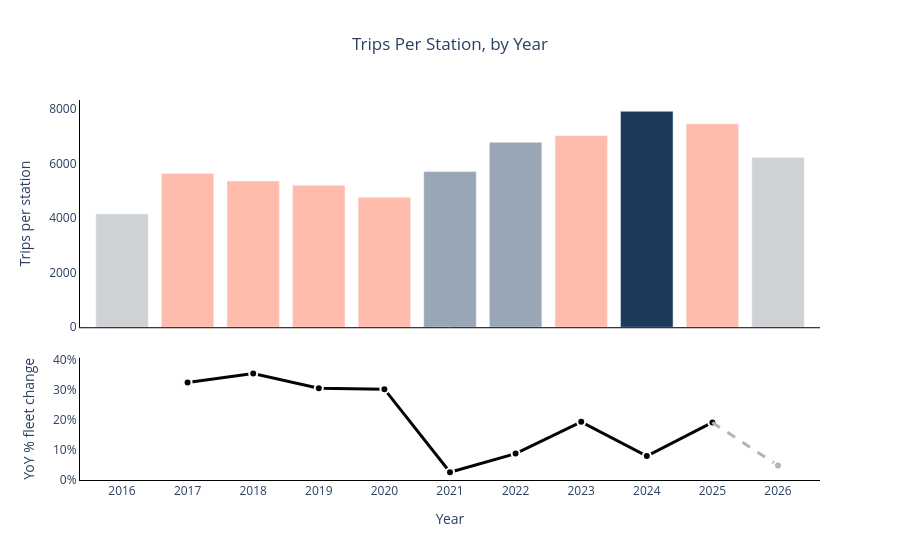

The notebook cell this image was saved under:
### Code cell
from plotly.subplots import make_subplots

# orange = expansion year (fleet grew 10%+, same threshold as the Stations panel)
# that likely diluted demand; navy = a slower/absorption year where trips per
# station had room to recover. warm/cool rather than red/green, which is one of
# the least colorblind-safe pairings
bar_colors = [
    '#B0B5BA' if y in (2016, 2026) else ('#FF6B4A' if p >= 0.10 else '#1B3A5C')
    for y, p in zip(trips_per_station['year'], trips_per_station['yoy_fleet_pct_change'])
]

cycle_stage = [
    'Incomplete year' if y in (2016, 2026) else (
        'Expansion — fleet growing fast' if p >= 0.10 else 'Absorption — demand catching up'
    )
    for y, p in zip(trips_per_station['year'], trips_per_station['yoy_fleet_pct_change'])
]
bar_opacities = [
    1.0 if y == 2024 else (0.6 if y in (2016, 2026) else 0.45)
    for y in trips_per_station['year']
]

fig_trips_per_station = make_subplots(
    rows=2, cols=1,
    shared_xaxes=True,
    vertical_spacing=0.08,
    row_heights=[0.65, 0.35],
)

fig_trips_per_station.add_trace(go.Bar(
    x=trips_per_station['year'],
    y=trips_per_station['trips_per_station'],
    marker=dict(color=bar_colors, opacity=bar_opacities),
    name='Trips per station',
    customdata=cycle_stage,
    hovertemplate='<b>Year:</b> %{x}<br><b>Value:</b> %{y:,.0f}<br><b>Stage:</b> %{customdata}<extra></extra>',
), row=1, col=1)

tps_line = trips_per_station[trips_per_station['year'] <= 2025]
connector = trips_per_station[trips_per_station['year'].isin([2025, 2026])]
last_point = trips_per_station[trips_per_station['year'] == 2026]

fig_trips_per_station.add_trace(go.Scatter(
    x=tps_line['year'],
    y=tps_line['yoy_fleet_pct_change'] * 100,
    mode='lines+markers',
    line=dict(color="#040404", width=3),
    marker=dict(color="#040404", size=8, line=dict(color='white', width=2)),
    name='YoY % fleet change',
    hovertemplate='<b>Year:</b> %{x}<br><b>Percentage:</b> %{y:.1f}%<extra></extra>',
), row=2, col=1)

fig_trips_per_station.add_trace(go.Scatter(
    x=connector['year'],
    y=connector['yoy_fleet_pct_change'] * 100,
    mode='lines',
    line=dict(color='#B0B5BA', width=3, dash='dash'),
    showlegend=False,
    hoverinfo='skip',
), row=2, col=1)

fig_trips_per_station.add_trace(go.Scatter(
    x=last_point['year'],
    y=last_point['yoy_fleet_pct_change'] * 100,
    mode='markers',
    marker=dict(color='#B0B5BA', size=8, line=dict(color='white', width=2)),
    showlegend=False,
    hovertemplate='<b>Year:</b> %{x}<br><b>Percentage:</b> %{y:.1f}%<extra></extra>',
), row=2, col=1)

pct_max = (trips_per_station['yoy_fleet_pct_change'] * 100).max()

fig_trips_per_station.update_layout(
    title=dict(text='Trips Per Station, by Year', x=0.5),
    showlegend=False,
    hoverlabel=dict(bgcolor='#FFF8E7', bordercolor='#D9A440', font=dict(color='#1a1a1a', size=13)),
    plot_bgcolor='white',
    paper_bgcolor='white',
    autosize=True,
)

fig_trips_per_station.update_xaxes(showgrid=False, showline=True, linecolor='black', tickmode='array', tickvals=trips_per_station['year'], row=1, col=1)
fig_trips_per_station.update_xaxes(title='Year', showgrid=False, showline=True, linecolor='black', tickmode='array', tickvals=trips_per_station['year'], row=2, col=1)
fig_trips_per_station.update_yaxes(title='Trips per station', showgrid=False, showline=True, linecolor='black', row=1, col=1)
fig_trips_per_station.update_yaxes(title='YoY % fleet change', showgrid=False, showline=True, linecolor='black', ticksuffix='%', range=[0, pct_max * 1.15], row=2, col=1)

fig_trips_per_station.write_html(
    'trips_per_station_chart.html',
    include_plotlyjs='cdn',
    full_html=True,
    default_width='100%',
    default_height='100%',
    config={'responsive': True},
)

fig_trips_per_station

### Figure 1 — Plotly figure (JSON) as saved in the notebook; plotly's stock layout.template omitted (floating-point values rounded to 4 significant figures)
{"data": [{"customdata": ["Incomplete year", "Expansion — fleet growing fast", "Expansion — fleet growing fast", "Expansion — fleet growing fast", "Expansion — fleet growing fast", "Absorption — demand catching up", "Absorption — demand catching up", "Expansion — fleet growing fast", "Absorption — demand catching up", "Expansion — fleet growing fast", "Incomplete year"], "hovertemplate": "<b>Year:</b> %{x}<br><b>Value:</b> %{y:,.0f}<br><b>Stage:</b> %{customdata}<extra></extra>", "marker": {"color": ["#B0B5BA", "#FF6B4A", "#FF6B4A", "#FF6B4A", "#FF6B4A", "#1B3A5C", "#1B3A5C", "#FF6B4A", "#1B3A5C", "#FF6B4A", "#B0B5BA"], "opacity": [0.6, 0.45, 0.45, 0.45, 0.45, 0.45, 0.45, 0.45, 1, 0.45, 0.6]}, "name": "Trips per station", "type": "bar", "x": [2016, 2017, 2018, 2019, 2020, 2021, 2022, 2023, 2024, 2025, 2026], "xaxis": "x", "y": [4150.0, 5632.0, 5356.0, 5202.0, 4765.0, 5702.0, 6775.0, 7019.0, 7910.0, 7455.0, 6221.0], "yaxis": "y"}, {"hovertemplate": "<b>Year:</b> %{x}<br><b>Percentage:</b> %{y:.1f}%<extra></extra>", "line": {"color": "#040404", "width": 3}, "marker": {"color": "#040404", "line": {"color": "white", "width": 2}, "size": 8}, "mode": "lines+markers", "name": "YoY % fleet change", "type": "scatter", "x": [2016, 2017, 2018, 2019, 2020, 2021, 2022, 2023, 2024, 2025], "xaxis": "x2", "y": [NaN, 32.5, 35.5, 30.6, 30.3, 2.6, 8.8, 19.4, 8.0, 19.2], "yaxis": "y2"}, {"hoverinfo": "skip", "line": {"color": "#B0B5BA", "dash": "dash", "width": 3}, "mode": "lines", "showlegend": false, "type": "scatter", "x": [2025, 2026], "xaxis": "x2", "y": [19.2, 4.8], "yaxis": "y2"}, {"hovertemplate": "<b>Year:</b> %{x}<br><b>Percentage:</b> %{y:.1f}%<extra></extra>", "marker": {"color": "#B0B5BA", "line": {"color": "white", "width": 2}, "size": 8}, "mode": "markers", "showlegend": false, "type": "scatter", "x": [2026], "xaxis": "x2", "y": [4.8], "yaxis": "y2"}], "layout": {"autosize": true, "hoverlabel": {"bgcolor": "#FFF8E7", "bordercolor": "#D9A440", "font": {"color": "#1a1a1a", "size": 13}}, "paper_bgcolor": "white", "plot_bgcolor": "white", "showlegend": false, "title": {"text": "Trips Per Station, by Year", "x": 0.5}, "xaxis": {"anchor": "y", "domain": [0, 1], "linecolor": "black", "matches": "x2", "showgrid": false, "showline": true, "showticklabels": false, "tickmode": "array", "tickvals": [2016, 2017, 2018, 2019, 2020, 2021, 2022, 2023, 2024, 2025, 2026]}, "xaxis2": {"anchor": "y2", "domain": [0, 1], "linecolor": "black", "showgrid": false, "showline": true, "tickmode": "array", "tickvals": [2016, 2017, 2018, 2019, 2020, 2021, 2022, 2023, 2024, 2025, 2026], "title": {"text": "Year"}}, "yaxis": {"anchor": "x", "domain": [0.402, 1], "linecolor": "black", "showgrid": false, "showline": true, "title": {"text": "Trips per station"}}, "yaxis2": {"anchor": "x2", "domain": [0, 0.322], "linecolor": "black", "range": [0, 40.82], "showgrid": false, "showline": true, "ticksuffix": "%", "title": {"text": "YoY % fleet change"}}}}
